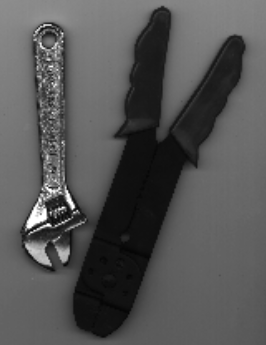
#> input picture PycharmProjects/0311_new/directory/threshold.png, 266 x 345 px, found by its file name
$ python thresshold2.py
#> lines starting #> are read from the running program, lines starting #| are printed output that depends on the picture
### PycharmProjects/0309_new/thresshold.py
from skimage.io import imread, imshow, imsave
import numpy as np
import matplotlib.pyplot as plt
import skimage.data as data
import skimage.segmentation as seg
import skimage.filters as filters
import skimage.draw as draw
import skimage.color as color
import cv2
image1 = imread('../img/threshold.png')
#> image1 is the input picture: shape (345, 266, 3); min 5, max 255, mean 84.5
imshow(image1) #需搭配plt才能顯示
plt.show()
print(image1.shape)
#| (345, 266, 3)
print('skimage轉換灰階有兩種方式')
image2 = imread('../img/threshold.png', as_gray= True)
#> image2: shape (345, 266) float64; min 0.0196, max 1, mean 0.331
imshow(image2)
plt.show()
print(image2.shape)
#| (345, 266)
print('第二種')
image3 = color.rgb2gray(image1)
imshow(image3)
plt.show()
print(image3.shape)
#| (345, 266)

### PycharmProjects/0309_new/thresshold2.py
from skimage.io import imread, imshow, imsave
import numpy as np
import matplotlib.pyplot as plt
import skimage.data as data
import skimage.segmentation as seg
import skimage.filters as filters
import skimage.draw as draw
import skimage.color as color
import cv2
import thresshold
image3 = thresshold.image3
import matplotlib.pyplot as plt
plt.hist(image3.ravel())
plt.show()
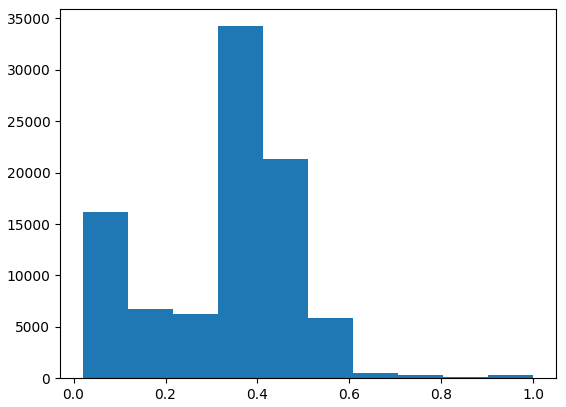
#> figure drawn by matplotlib, 1 panel; tallest bar 34248 high, from x = 0.314 to 0.412
print('幾種不同範圍的切割')
image3_segmented = image3 > 0.11
imshow(image3_segmented)
plt.show()
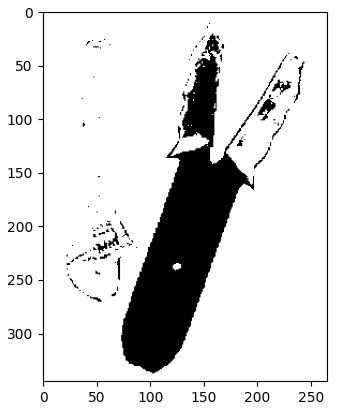
#> figure drawn by matplotlib, 1 panel
image3_segmented = image3 > 0.2
imshow(image3_segmented)
plt.show()
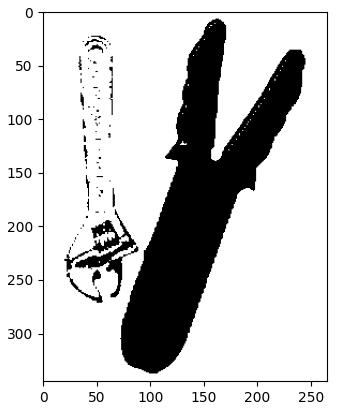
#> figure drawn by matplotlib, 1 panel
image3_segmented = image3 > 0.3
imshow(image3_segmented)
plt.show()
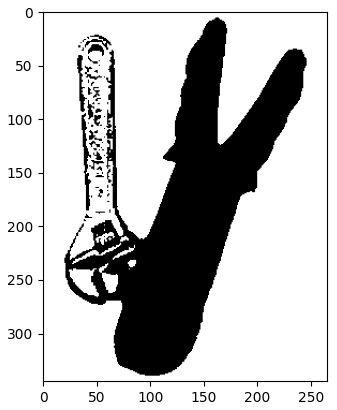
#> figure drawn by matplotlib, 1 panel
